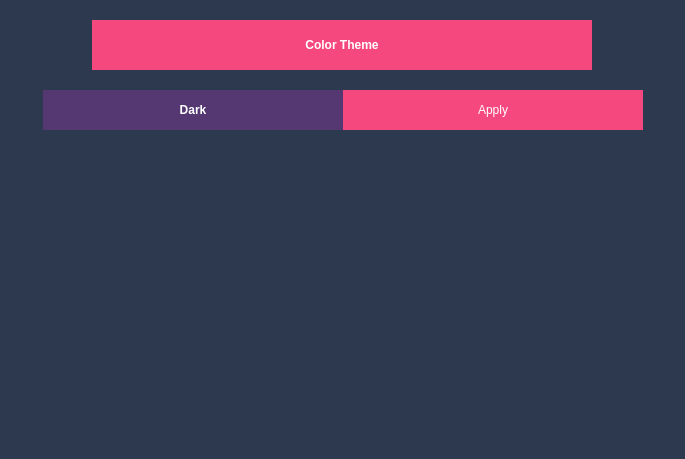
<?xml version="1.0" encoding="UTF-8"?>
<ui version="4.0">
 <class>Form</class>
 <widget class="QWidget" name="Form">
  <property name="geometry">
   <rect>
    <x>0</x>
    <y>0</y>
    <width>685</width>
    <height>459</height>
   </rect>
  </property>
  <property name="palette">
   <palette>
    <active>
     <colorrole role="WindowText">
      <brush brushstyle="SolidPattern">
       <color alpha="255">
        <red>255</red>
        <green>255</green>
        <blue>255</blue>
       </color>
      </brush>
     </colorrole>
     <colorrole role="ButtonText">
      <brush brushstyle="SolidPattern">
       <color alpha="255">
        <red>255</red>
        <green>255</green>
        <blue>255</blue>
       </color>
      </brush>
     </colorrole>
     <colorrole role="Base">
      <brush brushstyle="SolidPattern">
       <color alpha="255">
        <red>255</red>
        <green>255</green>
        <blue>255</blue>
       </color>
      </brush>
     </colorrole>
     <colorrole role="Window">
      <brush brushstyle="SolidPattern">
       <color alpha="255">
        <red>45</red>
        <green>57</green>
        <blue>79</blue>
       </color>
      </brush>
     </colorrole>
    </active>
    <inactive>
     <colorrole role="WindowText">
      <brush brushstyle="SolidPattern">
       <color alpha="255">
        <red>255</red>
        <green>255</green>
        <blue>255</blue>
       </color>
      </brush>
     </colorrole>
     <colorrole role="ButtonText">
      <brush brushstyle="SolidPattern">
       <color alpha="255">
        <red>255</red>
        <green>255</green>
        <blue>255</blue>
       </color>
      </brush>
     </colorrole>
     <colorrole role="Base">
      <brush brushstyle="SolidPattern">
       <color alpha="255">
        <red>255</red>
        <green>255</green>
        <blue>255</blue>
       </color>
      </brush>
     </colorrole>
     <colorrole role="Window">
      <brush brushstyle="SolidPattern">
       <color alpha="255">
        <red>45</red>
        <green>57</green>
        <blue>79</blue>
       </color>
      </brush>
     </colorrole>
    </inactive>
    <disabled>
     <colorrole role="WindowText">
      <brush brushstyle="SolidPattern">
       <color alpha="255">
        <red>120</red>
        <green>120</green>
        <blue>120</blue>
       </color>
      </brush>
     </colorrole>
     <colorrole role="ButtonText">
      <brush brushstyle="SolidPattern">
       <color alpha="255">
        <red>120</red>
        <green>120</green>
        <blue>120</blue>
       </color>
      </brush>
     </colorrole>
     <colorrole role="Base">
      <brush brushstyle="SolidPattern">
       <color alpha="255">
        <red>45</red>
        <green>57</green>
        <blue>79</blue>
       </color>
      </brush>
     </colorrole>
     <colorrole role="Window">
      <brush brushstyle="SolidPattern">
       <color alpha="255">
        <red>45</red>
        <green>57</green>
        <blue>79</blue>
       </color>
      </brush>
     </colorrole>
    </disabled>
   </palette>
  </property>
  <property name="windowTitle">
   <string>Form</string>
  </property>
  <property name="autoFillBackground">
   <bool>true</bool>
  </property>
  <layout class="QVBoxLayout" name="verticalLayout" stretch="0,0,0">
   <property name="spacing">
    <number>20</number>
   </property>
   <property name="leftMargin">
    <number>20</number>
   </property>
   <property name="topMargin">
    <number>20</number>
   </property>
   <property name="rightMargin">
    <number>20</number>
   </property>
   <property name="bottomMargin">
    <number>20</number>
   </property>
   <item alignment="Qt::AlignHCenter">
    <widget class="QLabel" name="ColorTheme">
     <property name="sizePolicy">
      <sizepolicy hsizetype="Maximum" vsizetype="Maximum">
       <horstretch>0</horstretch>
       <verstretch>0</verstretch>
      </sizepolicy>
     </property>
     <property name="minimumSize">
      <size>
       <width>500</width>
       <height>50</height>
      </size>
     </property>
     <property name="palette">
      <palette>
       <active>
        <colorrole role="Base">
         <brush brushstyle="SolidPattern">
          <color alpha="255">
           <red>255</red>
           <green>255</green>
           <blue>255</blue>
          </color>
         </brush>
        </colorrole>
        <colorrole role="Window">
         <brush brushstyle="SolidPattern">
          <color alpha="255">
           <red>245</red>
           <green>72</green>
           <blue>127</blue>
          </color>
         </brush>
        </colorrole>
       </active>
       <inactive>
        <colorrole role="Base">
         <brush brushstyle="SolidPattern">
          <color alpha="255">
           <red>255</red>
           <green>255</green>
           <blue>255</blue>
          </color>
         </brush>
        </colorrole>
        <colorrole role="Window">
         <brush brushstyle="SolidPattern">
          <color alpha="255">
           <red>245</red>
           <green>72</green>
           <blue>127</blue>
          </color>
         </brush>
        </colorrole>
       </inactive>
       <disabled>
        <colorrole role="Base">
         <brush brushstyle="SolidPattern">
          <color alpha="255">
           <red>245</red>
           <green>72</green>
           <blue>127</blue>
          </color>
         </brush>
        </colorrole>
        <colorrole role="Window">
         <brush brushstyle="SolidPattern">
          <color alpha="255">
           <red>245</red>
           <green>72</green>
           <blue>127</blue>
          </color>
         </brush>
        </colorrole>
       </disabled>
      </palette>
     </property>
     <property name="autoFillBackground">
      <bool>true</bool>
     </property>
     <property name="text">
      <string>&lt;b&gt;Color Theme&lt;/b&gt;</string>
     </property>
     <property name="textFormat">
      <enum>Qt::AutoText</enum>
     </property>
     <property name="alignment">
      <set>Qt::AlignCenter</set>
     </property>
     <property name="margin">
      <number>0</number>
     </property>
    </widget>
   </item>
   <item>
    <layout class="QHBoxLayout" name="DarkTheme" stretch="0,0">
     <property name="spacing">
      <number>0</number>
     </property>
     <property name="sizeConstraint">
      <enum>QLayout::SetDefaultConstraint</enum>
     </property>
     <property name="leftMargin">
      <number>0</number>
     </property>
     <item alignment="Qt::AlignRight">
      <widget class="QLabel" name="DarkThemeLabel">
       <property name="sizePolicy">
        <sizepolicy hsizetype="Fixed" vsizetype="Fixed">
         <horstretch>0</horstretch>
         <verstretch>0</verstretch>
        </sizepolicy>
       </property>
       <property name="minimumSize">
        <size>
         <width>300</width>
         <height>40</height>
        </size>
       </property>
       <property name="maximumSize">
        <size>
         <width>300</width>
         <height>40</height>
        </size>
       </property>
       <property name="palette">
        <palette>
         <active>
          <colorrole role="Base">
           <brush brushstyle="SolidPattern">
            <color alpha="255">
             <red>255</red>
             <green>255</green>
             <blue>255</blue>
            </color>
           </brush>
          </colorrole>
          <colorrole role="Window">
           <brush brushstyle="SolidPattern">
            <color alpha="255">
             <red>85</red>
             <green>55</green>
             <blue>114</blue>
            </color>
           </brush>
          </colorrole>
         </active>
         <inactive>
          <colorrole role="Base">
           <brush brushstyle="SolidPattern">
            <color alpha="255">
             <red>255</red>
             <green>255</green>
             <blue>255</blue>
            </color>
           </brush>
          </colorrole>
          <colorrole role="Window">
           <brush brushstyle="SolidPattern">
            <color alpha="255">
             <red>85</red>
             <green>55</green>
             <blue>114</blue>
            </color>
           </brush>
          </colorrole>
         </inactive>
         <disabled>
          <colorrole role="Base">
           <brush brushstyle="SolidPattern">
            <color alpha="255">
             <red>85</red>
             <green>55</green>
             <blue>114</blue>
            </color>
           </brush>
          </colorrole>
          <colorrole role="Window">
           <brush brushstyle="SolidPattern">
            <color alpha="255">
             <red>85</red>
             <green>55</green>
             <blue>114</blue>
            </color>
           </brush>
          </colorrole>
         </disabled>
        </palette>
       </property>
       <property name="autoFillBackground">
        <bool>true</bool>
       </property>
       <property name="text">
        <string>&lt;b&gt;Dark&lt;/b&gt;</string>
       </property>
       <property name="alignment">
        <set>Qt::AlignCenter</set>
       </property>
      </widget>
     </item>
     <item alignment="Qt::AlignLeft">
      <widget class="QPushButton" name="DarkThemeBtn">
       <property name="sizePolicy">
        <sizepolicy hsizetype="Fixed" vsizetype="Fixed">
         <horstretch>0</horstretch>
         <verstretch>0</verstretch>
        </sizepolicy>
       </property>
       <property name="minimumSize">
        <size>
         <width>300</width>
         <height>40</height>
        </size>
       </property>
       <property name="maximumSize">
        <size>
         <width>200</width>
         <height>40</height>
        </size>
       </property>
       <property name="palette">
        <palette>
         <active>
          <colorrole role="Button">
           <brush brushstyle="SolidPattern">
            <color alpha="255">
             <red>245</red>
             <green>72</green>
             <blue>127</blue>
            </color>
           </brush>
          </colorrole>
         </active>
         <inactive>
          <colorrole role="Button">
           <brush brushstyle="SolidPattern">
            <color alpha="255">
             <red>245</red>
             <green>72</green>
             <blue>127</blue>
            </color>
           </brush>
          </colorrole>
         </inactive>
         <disabled>
          <colorrole role="Button">
           <brush brushstyle="SolidPattern">
            <color alpha="255">
             <red>245</red>
             <green>72</green>
             <blue>127</blue>
            </color>
           </brush>
          </colorrole>
         </disabled>
        </palette>
       </property>
       <property name="autoFillBackground">
        <bool>true</bool>
       </property>
       <property name="text">
        <string>Apply</string>
       </property>
       <property name="flat">
        <bool>true</bool>
       </property>
      </widget>
     </item>
    </layout>
   </item>
   <item>
    <spacer name="verticalSpacer">
     <property name="orientation">
      <enum>Qt::Vertical</enum>
     </property>
     <property name="sizeHint" stdset="0">
      <size>
       <width>20</width>
       <height>40</height>
      </size>
     </property>
    </spacer>
   </item>
  </layout>
 </widget>
 <resources/>
 <connections/>
</ui>
